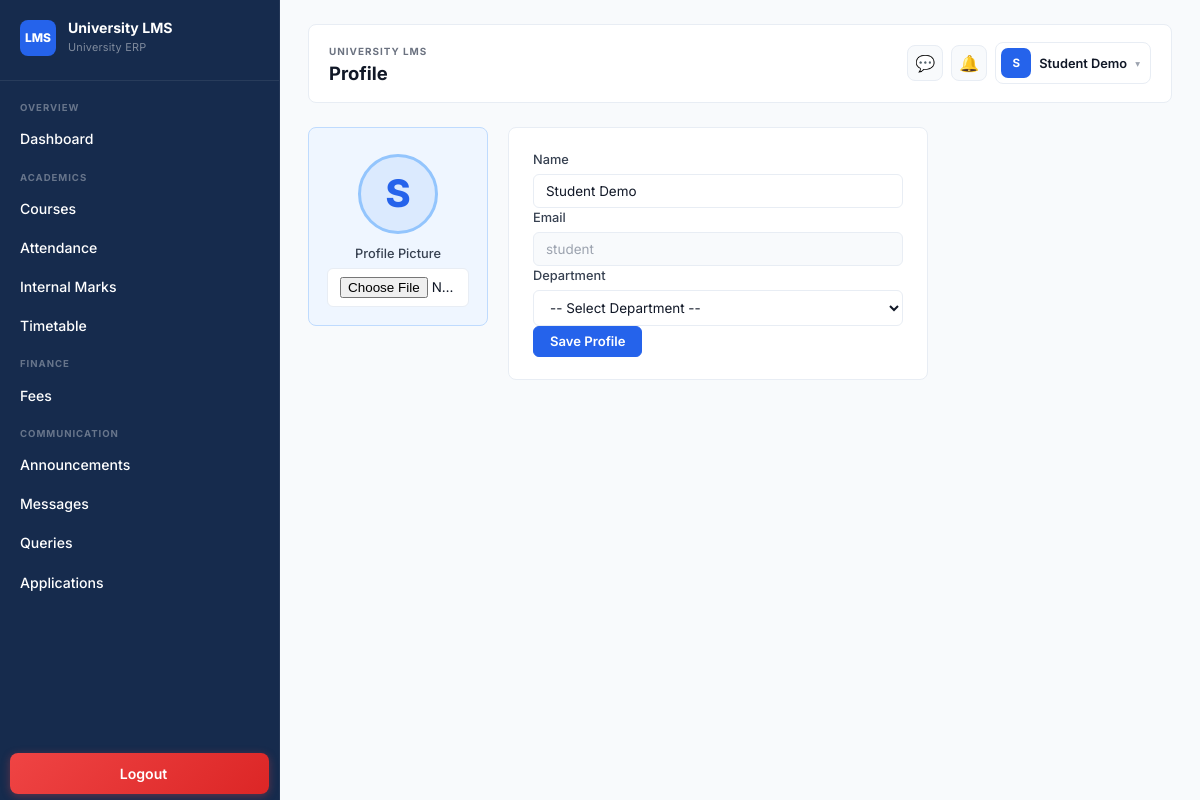
The app's page /modules/lms/student/profile.php (signed in) with its own data.
### tables this page shows
CREATE TABLE `users` (
  `user_id` int(11) NOT NULL,
  `full_name` varchar(150) NOT NULL,
  `username` varchar(100) NOT NULL,
  `login_id` varchar(20) DEFAULT NULL,
  `email` varchar(150) NOT NULL,
  `phone` varchar(20) DEFAULT NULL,
  `password_hash` varchar(255) NOT NULL,
  `role_id` int(11) NOT NULL,
  `department_id` int(11) DEFAULT NULL,
  `profile_photo` varchar(255) DEFAULT NULL,
  `status` enum('Active','Inactive') NOT NULL DEFAULT 'Active',
  `last_login_at` datetime DEFAULT NULL,
  `created_at` timestamp NOT NULL DEFAULT current_timestamp(),
  `updated_at` timestamp NOT NULL DEFAULT current_timestamp() ON UPDATE current_timestamp()
);

### modules/lms/config/config.php (called while the page is built, shortened)
<?php
function e(?string $s): string
{
    return htmlspecialchars($s ?? '', ENT_QUOTES, 'UTF-8');
}
function app_url(string $path = ''): string
{
    return APP_BASE_PATH . '/' . ltrim($path, '/');
}
function asset_url(string $path): string
{
    return app_url('public/assets/' . ltrim($path, '/'));
}

### modules/lms/includes/auth.php (called while the page is built, shortened)
<?php
require_once __DIR__ . '/db.php';
function current_user(): ?array
{
    $user = $_SESSION['lms_auth_user'] ?? null;
    if ($user === null && isset($_SESSION['user_id'])) {
        try {
            $stmt = db()->prepare('SELECT u.*, r.role_name AS role, t.teacher_id, d.department_name FROM users u JOIN roles r ON r.role_id = u.role_id LEFT JOIN teachers t ON t.user_id = u.user_id LEFT JOIN departments d ON d.department_id = u.department_id WHERE u.user_id = ? LIMIT 1');
            $stmt->execute([(int) $_SESSION['user_id']]);
            $dbUser = $stmt->fetch();
            if ($dbUser) {
                $lmsRole = strtolower($dbUser['role']);
                $user = [
                    'id'           => (int) $dbUser['user_id'],
                    'login_id'     => (string) ($dbUser['login_id'] ?? $dbUser['username']),
                    'role'         => $lmsRole,
                    'name'         => $dbUser['full_name'] ?? '',
                    'department'   => (string) ($dbUser['department_name'] ?? ''),
                    'department_id'=> (int) ($dbUser['department_id'] ?? 0),
                    'program'      => '',
                    'profile_photo'=> (string) ($dbUser['profile_photo'] ?? ''),
                    'teacher_id'   => (int) ($dbUser['teacher_id'] ?? 0),
                    'created_at'   => (string) ($dbUser['created_at'] ?? ''),
                    'status'       => (string) ($dbUser['status'] ?? 'Active'),
                ];
            }
        } catch (Throwable $e) {
            return null;
        }
    }
    if ($user !== null && empty($user['teacher_id'])) {
        try {
            $stmt = db()->prepare('SELECT teacher_id FROM teachers WHERE user_id = ? LIMIT 1');
            $stmt->execute([(int) $user['id']]);
            $user['teacher_id'] = (int) ($stmt->fetchColumn() ?: 0);
        } catch (Throwable $e) {
            $user['teacher_id'] = 0;
        }
    }
    if ($user !== null && $user['role'] === 'student' && empty($user['student_id'])) {
        try {
            $stmt = db()->prepare('SELECT student_id FROM students WHERE user_id = ? LIMIT 1');
            $stmt->execute([(int) $user['id']]);
            $user['student_id'] = (int) ($stmt->fetchColumn() ?: 0);
        } catch (Throwable $e) {
            $user['student_id'] = 0;
        }
    }
    if ($user !== null && (!isset($user['status']) || !isset($user['department']) || $user['department'] === '' || !isset($user['department_id']))) {
        try {
            $stmt = db()->prepare('SELECT u.profile_photo, u.department_id, u.status, d.department_name FROM users u LEFT JOIN departments d ON d.department_id = u.department_id WHERE u.user_id = ? LIMIT 1');
            $stmt->execute([(int) $user['id']]);
            $fresh = $stmt->fetch();
            if ($fresh) {
                $user['department'] = (string) ($fresh['department_name'] ?? '');
                $user['department_id'] = (int) ($fresh['department_id'] ?? 0);
                $user['status'] = (string) ($fresh['status'] ?? 'Active');
            }
        } catch (Throwable $e) {}
    }
    return $user;
}
function require_login(): array
{
    $user = current_user();
    return $user;
}
function require_role(string $role): array
{
    $user = require_login();
    return $user;
}

### modules/lms/includes/db.php (called while the page is built, shortened)
<?php
require_once __DIR__ . '/../config/config.php';
function db(): PDO
{
    static $pdo = null;
    if ($pdo instanceof PDO) {
        return $pdo;
    }
    $dsn = 'mysql:host=' . DB_HOST . ';dbname=' . DB_NAME . ';charset=' . DB_CHARSET;
    $pdo = new PDO($dsn, DB_USER, DB_PASS, [
        PDO::ATTR_ERRMODE => PDO::ERRMODE_EXCEPTION,
        PDO::ATTR_DEFAULT_FETCH_MODE => PDO::FETCH_ASSOC,
    ]);
    ensure_lms_columns($pdo);
    return $pdo;
}
function ensure_lms_columns(PDO $pdo): void
{
    ensure_column($pdo, 'users', 'login_id', "VARCHAR(20) NULL");
    ensure_column($pdo, 'users', 'profile_photo', 'VARCHAR(255) NULL');
    ensure_column($pdo, 'courses', 'description', 'TEXT NULL');
    ensure_column($pdo, 'courses', 'semester_name', "VARCHAR(40) NULL");
    ensure_column($pdo, 'courses', 'teacher_id', 'INT NULL');
    ensure_column($pdo, 'attendance', 'teacher_id', 'INT NULL');
    ensure_column($pdo, 'lms_marks', 'total_marks', 'DECIMAL(10,2) NULL');
}
function ensure_column(PDO $pdo, string $table, string $column, string $definition): void
{
    $stmt = $pdo->prepare(
        'SELECT COUNT(*) FROM information_schema.COLUMNS
         WHERE TABLE_SCHEMA = ? AND TABLE_NAME = ? AND COLUMN_NAME = ?'
    );
    $stmt->execute([DB_NAME, $table, $column]);
}

### modules/lms/student/profile.php (the view, shortened to what this page needs)
<?php
require_once __DIR__ . '/../includes/auth.php';
$user = require_role('student');
$active = 'profile';
$pageTitle = 'Profile';
require_once __DIR__ . '/../includes/header.php';
?>
<form class="profile-form" method="post" enctype="multipart/form-data">
    <div class="profile-preview">
        <?php if ($user['profile_photo']): ?>
            <img class="profile-photo" src="<?= app_url($user['profile_photo']) ?>" alt="">
        <?php else: ?>
            <div class="student-avatar"><?= e(strtoupper(substr((string) $user['name'], 0, 1))) ?></div>
        <?php endif; ?>
        <label for="profile_photo">Profile Picture</label>
        <input id="profile_photo" name="profile_photo" type="file" accept=".jpg,.jpeg,.png,.webp">
    </div>
    <div class="card">
        <label for="name">Name</label>
        <input id="name" name="name" value="<?= e($user['name']) ?>" required>
        <label for="email">Email</label>
        <input id="email" value="<?= e($user['login_id']) ?>" disabled>
        <label for="department">Department</label>
        <select id="department" name="department">
            <option value="">-- Select Department --</option>
        </select>
        <button class="btn btn-primary" type="submit">Save Profile</button>
    </div>
</form>
<?php require_once __DIR__ . '/../includes/footer.php'; ?>

### modules/lms/includes/header.php (shortened to what this page needs)
<?php
$pageTitle = $pageTitle ?? APP_NAME;
$active = $active ?? '';
$user = $user ?? current_user();
$role = $user['role'] ?? null;
$userInitial = strtoupper(substr($user['name'] ?? 'G', 0, 1));
?>
<!doctype html>
<html lang="en">
<head>
    <link rel="stylesheet" href="<?= asset_url('style.css') ?>?v=<?= filemtime(__DIR__ . '/../public/assets/style.css') ?>">
</head>
<body>
<div class="app-shell">
    <aside class="sidebar" id="sidebar">
        <a href="<?= app_url('index.php') ?>" class="brand" style="text-decoration: none; display: flex; align-items: center; gap: 0.75rem;">
            <div class="brand-mark">LMS</div>
            <div>
                <h1><?= APP_NAME ?></h1>
                <p>University ERP</p>
            </div>
        </a>
        <nav class="nav">
            <?php if ($role === 'teacher'): ?>
                <span class="nav-section-label">Overview</span>
                <a class="<?= $active === 'dashboard' ? 'active' : '' ?>" href="<?= app_url('teacher/dashboard.php') ?>">
                    <span class="nav-icon">&#127968;</span> Dashboard
                </a>
                <span class="nav-section-label">Academics</span>
                <a class="<?= $active === 'courses' ? 'active' : '' ?>" href="<?= app_url('teacher/courses.php') ?>">
                    <span class="nav-icon">&#128218;</span> My Courses
                </a>
                <a class="<?= $active === 'attendance' ? 'active' : '' ?>" href="<?= app_url('teacher/attendance.php') ?>">
                    <span class="nav-icon">&#128197;</span> Attendance
                </a>
                <a class="<?= $active === 'assignments' ? 'active' : '' ?>" href="<?= app_url('teacher/assignments.php') ?>">
                    <span class="nav-icon">&#128221;</span> Assignments
                </a>
                <a class="<?= $active === 'timetable' ? 'active' : '' ?>" href="<?= app_url('teacher/timetable.php') ?>">
                    <span class="nav-icon">&#128197;</span> Timetable
                </a>
                <span class="nav-section-label">Grading</span>
                <a class="<?= $active === 'grading' ? 'active' : '' ?>" href="<?= app_url('teacher/grading.php') ?>">
                    <span class="nav-icon">&#9997;</span> Grading
                </a>
                <a class="<?= $active === 'internal_marks' ? 'active' : '' ?>" href="<?= app_url('teacher/internal_marks.php') ?>">
                    <span class="nav-icon">&#128200;</span> Internal Marks
                </a>
                <span class="nav-section-label">Communication</span>
                <a class="<?= $active === 'announcements' ? 'active' : '' ?>" href="<?= app_url('teacher/announcements.php') ?>">
                    <span class="nav-icon">&#128227;</span> Announcements
                </a>
                <a class="<?= $active === 'messages' ? 'active' : '' ?>" href="<?= app_url('teacher/messages.php') ?>">
                    <span class="nav-icon">&#128172;</span> Messages
                </a>
                <a class="<?= $active === 'queries' ? 'active' : '' ?>" href="<?= app_url('teacher/queries.php') ?>">
                    <span class="nav-icon">&#10067;</span> Queries
                </a>
                <a class="<?= $active === 'applications' ? 'active' : '' ?>" href="<?= app_url('teacher/applications.php') ?>">
                    <span class="nav-icon">&#128203;</span> Applications
                </a>
            <?php elseif ($role === 'student'): ?>
                <span class="nav-section-label">Overview</span>
                <a class="<?= $active === 'dashboard' ? 'active' : '' ?>" href="<?= app_url('student/dashboard.php') ?>">
                    <span class="nav-icon">&#127968;</span> Dashboard
                </a>
                <span class="nav-section-label">Academics</span>
                <a class="<?= $active === 'courses' ? 'active' : '' ?>" href="<?= app_url('student/courses.php') ?>">
                    <span class="nav-icon">&#128218;</span> Courses
                </a>
                <a class="<?= $active === 'attendance' ? 'active' : '' ?>" href="<?= app_url('student/attendance.php') ?>">
                    <span class="nav-icon">&#128197;</span> Attendance
                </a>
                <a class="<?= $active === 'marks' ? 'active' : '' ?>" href="<?= app_url('student/marks.php') ?>">
                    <span class="nav-icon">&#128200;</span> Internal Marks
                </a>
                <a class="<?= $active === 'timetable' ? 'active' : '' ?>" href="<?= app_url('student/timetable.php') ?>">
                    <span class="nav-icon">&#128197;</span> Timetable
                </a>
                <span class="nav-section-label">Finance</span>
                <a class="<?= $active === 'fees' ? 'active' : '' ?>" href="<?= app_url('student/fees.php') ?>">
                    <span class="nav-icon">&#128176;</span> Fees
                </a>
                <span class="nav-section-label">Communication</span>
                <a class="<?= $active === 'announcements' ? 'active' : '' ?>" href="<?= app_url('student/announcements.php') ?>">
                    <span class="nav-icon">&#128227;</span> Announcements
                </a>
                <a class="<?= $active === 'messages' ? 'active' : '' ?>" href="<?= app_url('student/messages.php') ?>">
                    <span class="nav-icon">&#128172;</span> Messages
                </a>
                <a class="<?= $active === 'queries' ? 'active' : '' ?>" href="<?= app_url('student/queries.php') ?>">
                    <span class="nav-icon">&#10067;</span> Queries
                </a>
                <a class="<?= $active === 'applications' ? 'active' : '' ?>" href="<?= app_url('student/applications.php') ?>">
                    <span class="nav-icon">&#128203;</span> Applications
                </a>
             <?php endif; ?>
         </nav>
         <div class="sidebar-logout">
             <a class="sidebar-logout-btn" href="/uni-mis-project/logout.php">
                 <i class="fas fa-sign-out-alt"></i> Logout
             </a>
         </div>
     </aside>
    <main class="content">
        <div class="topbar">
            <div>
                <span class="eyebrow"><?= APP_NAME ?></span>
                <h2><?= e($pageTitle) ?></h2>
            </div>
            <div class="topbar-actions">
                <?php if ($user): ?>
                    <?php
                        $prefix = $role === 'teacher' ? 'teacher' : 'student';
                    ?>
                    <a class="topbar-icon-btn" href="<?= app_url($prefix . '/messages.php') ?>" title="Messages">
                        &#128172;
                    </a>
                    <a class="topbar-icon-btn" href="<?= app_url($prefix . '/announcements.php') ?>" title="Announcements">
                        &#128276;
                    </a>
                    <div class="topbar-user-dropdown">
                        <button class="topbar-user-btn">
                            <span class="topbar-user-avatar"><?= e($userInitial) ?></span>
                            <span class="topbar-user-name"><?= e($user['name']) ?></span>
                            <span class="topbar-chevron">&#9662;</span>
                        </button>
                    </div>
                <?php endif; ?>
            </div>
        </div>

### records on screen
users: full_name "S", full_name "Student Demo", name "Student Demo", username "student"

### other values on screen
APP_NAME "University LMS"
APP_NAME "UNIVERSITY LMS"
$pageTitle "Profile"
